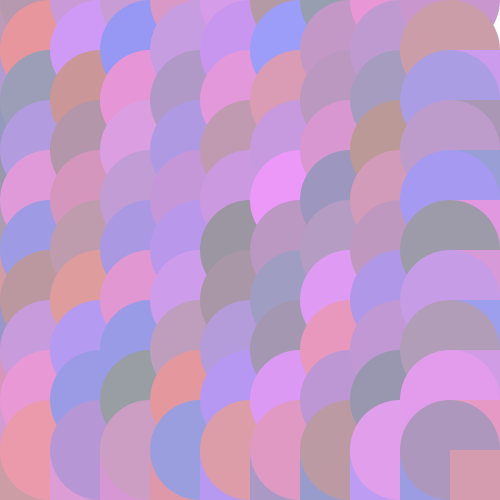
Frame 1 (no input)
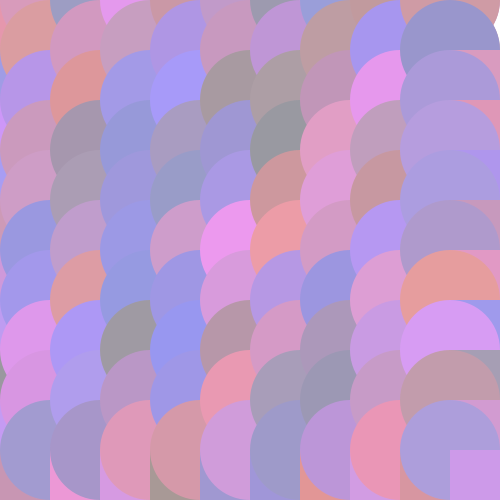
Frame 2 (the mouse pressed at the canvas centre, redrawn once)

The Processing sketch that drew these frames (run headless with seeded random() and noise(); the mouse was pressed at the canvas centre and the sketch redrawn once):

// Processing sketch: bucles
// ── bucles.pde
//bucles
int incrementos = 50;

void setup() {
size(500,500);
background(255);
noLoop();
}

void draw() {
  //variable     condicion  incremento
  for(int x = 0;   x<width;     x+=incrementos) {
    for(int y = 0;   y<height;     y+=incrementos) {
      fill(random(150,237),random (150,159), random (150,250));
      noStroke();
    circle(x,y,100);
    fill(random(150,237),random (150,159), random (150,250));
    noStroke();
    rect(x,y,50,y);
  }
 }
}
